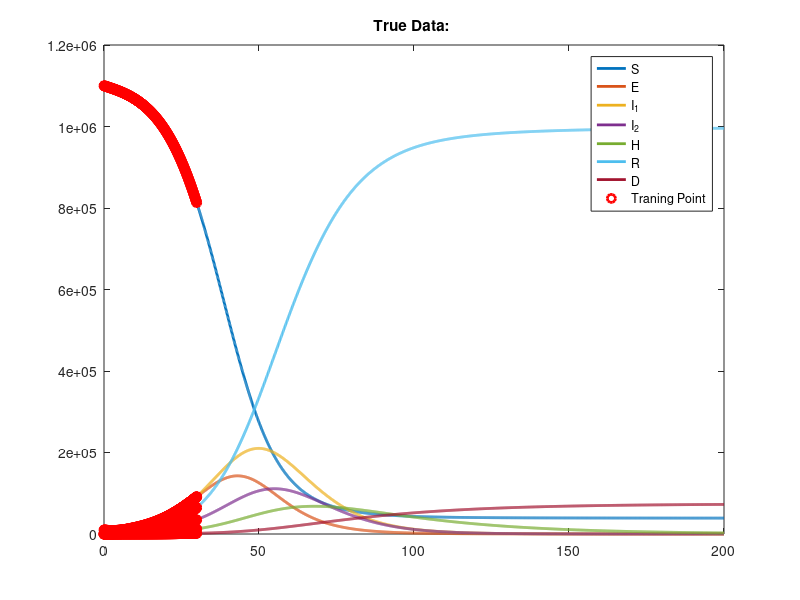

Reproduce this figure in MATLAB. (Note: this script raises an error after producing the figure.)
clear all; clc;
close all;
load('Infectious_data', 'T', 'X'); % load data generated by ODE45
load('prediction'); % Data from NN
X   = X';

% Generate training data
train_size  = 300; % size of trainning data
x_idx   = 1:train_size;
T_train = T(x_idx(1:train_size));
X_train = X(:,x_idx(1:train_size));
Y_train = X(:,x_idx(1:train_size)+1);

%% DMD Main 
% Dynamic mode decomposition: Classic
Ad      = Y_train * pinv(X_train);
[U,S,~] = svd(X_train,'econ');
eig_tru = sum(diag(S)>=0.01*max(diag(S))); % Truncate eigenvalues to reduce noise
U       = U(:,1:eig_tru); 
Ad_til  = U'*Ad*U;
[W,D]   = eig(Ad_til);
Omega   = diag(log(diag(D)));
Phi     = U*W;
c       = W \ U' * X(:,1);

X_DMD   = zeros(size(X,1),length(T));
for t = 0:length(T)-1
    X_DMD(:,t+1)    = Phi*expm(Omega*t)*c;
end

%% Koopman Main
% Define feature according to Brusselator
Psi = @(x) [x(1); x(2); x(3); x(4); x(5); x(6); x(7); x(1)*x(3); x(1)*x(4); x(1)*x(5)];
Psi_X   = [];
Psi_Y   = [];
for i = 1:train_size
    Psi_X   = [Psi_X,Psi(X_train(:,i))];
    Psi_Y   = [Psi_Y,Psi(Y_train(:,i))];
end
K   = Psi_Y * pinv(Psi_X);
% Define observables g(x) = x
C   = [eye(7), zeros(7,3)];
% Koopman decomposition
[W, Lambda]     = eig(K);
V       = C*W;
Phi     = @(x) pinv(W)*Psi(x);
X_KOOP  = zeros(size(X,1),length(T));
X_KOOP(:,1)     = X(:,1);
% Prediction using Koopman
for i = 2:length(T)
    X_KOOP(:,i)     = V*Lambda*Phi(X_KOOP(:,i-1));
end

%% Error 
err_NN      = X(:,2:end-1) - prediction';
err_DMD     = X - X_DMD;
err_KOOP    = X - X_KOOP;

%% Plot
% DMD
% True
figure(1);
plot(T,X,'LineWidth',2); hold on;
plot(T_train,X_train,'ro','LineWidth',2);
title('True Data: '); 
hl  = legend('S','E','I_1','I_2','H','R','D','Traning Point');
hl.NumColumns   = 3;
xlabel('Time [Days]'); ylabel('Population [People]')
set(gca,'Fontsize',16); grid on;

figure(2)
subplot(3,2,1)
plot(T,X_DMD,'LineWidth',2);
title(['DMD Prediction: ', num2str(eig_tru), ' Eigen-modes'])
hl  = legend('S','E','I_1','I_2','H','R','D','Traning Point');
hl.NumColumns   = 3;
xlabel('Time [Days]'); ylabel('Population [People]')
set(gca,'Fontsize',16); grid on;
subplot(3,2,3)
plot(T, err_DMD,'LineWidth',2);
xlabel('Time [Days]'); ylabel('Error [People]')
set(gca,'Fontsize',16); grid on;

% DMD eig
subplot(3,2,5)
plot(real(diag(D)), imag(diag(D)), 'x',...
     'MarkerSize', 10, 'LineWidth', 2); hold on;
plot(cos(0:0.1:2*pi+0.5), sin(0:0.1:2*pi+0.5), 'g', 'LineWidth', 1); 
grid on; pbaspect([1 1 1]);
title('Eigenvalues of DMD'); xlabel('Re(\lambda)'); ylabel('Im(\lambda)'); 
set(gca,'Fontsize',16);

% Koopman
subplot(3,2,2)
plot(T,X_KOOP,'LineWidth',2);
title(['Koopman Prediction: '])
hl  = legend('S','E','I_1','I_2','H','R','D','Traning Point');
hl.NumColumns   = 3;
xlabel('Time [Days]'); ylabel('Population [People]')
set(gca,'Fontsize',16); grid on;
subplot(3,2,4)
plot(T, err_KOOP,'LineWidth',2);
xlabel('Time [Days]'); ylabel('Error [People]')
set(gca,'Fontsize',16); grid on;

% Koopman eigen
subplot(3,2,6)
plot(real(diag(Lambda)), imag(diag(Lambda)), 'x',...
     'MarkerSize', 10, 'LineWidth', 2); hold on;
plot(cos(0:0.1:2*pi+0.5), sin(0:0.1:2*pi+0.5), 'g', 'LineWidth', 1); 
grid on; pbaspect([1 1 1]);
title('Eigenvalues of Koopman'); xlabel('Re(\lambda)'); ylabel('Im(\lambda)'); 
set(gca,'Fontsize',16);
